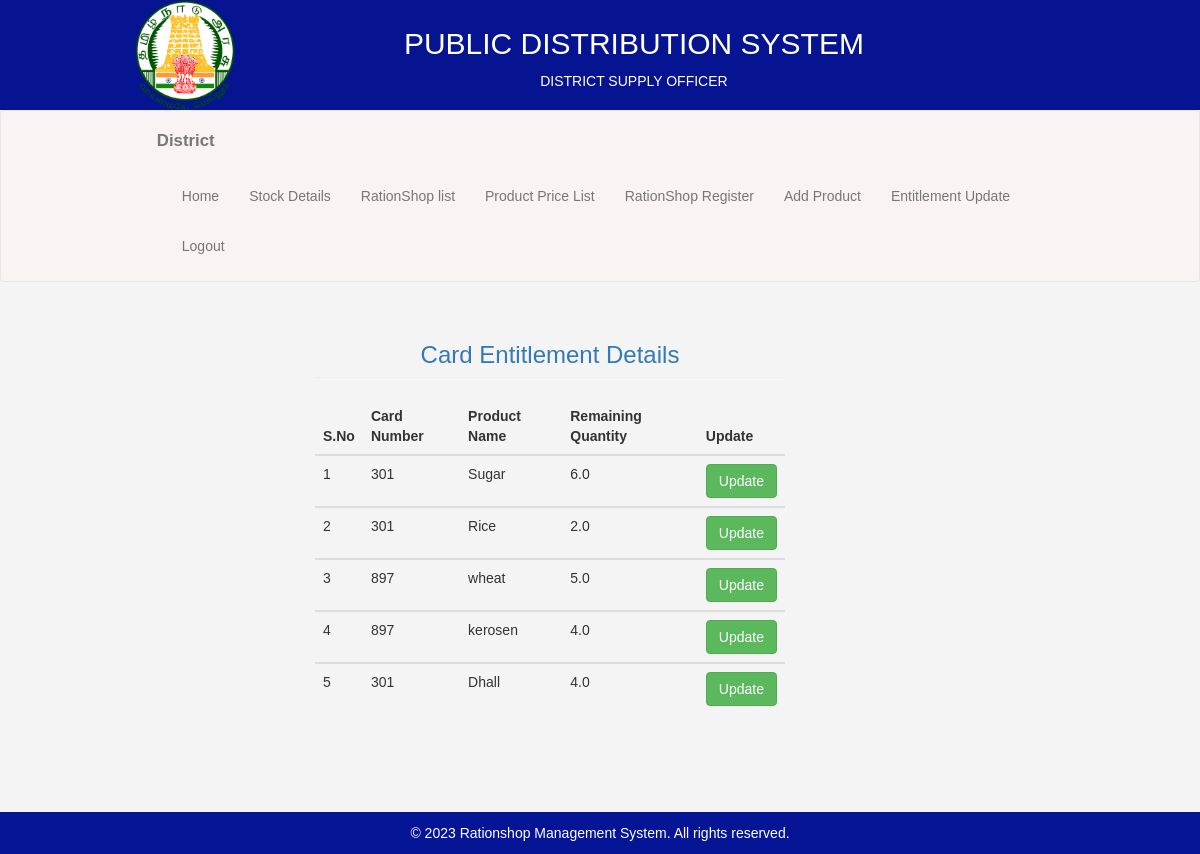
Screenshot of /web/entitle_list/ with the database file from the repository.
### web/models.py (models this page shows)
class CardEntitlement(models.Model):
    card_number = models.ForeignKey(CardDetails,on_delete=models.CASCADE)
    product_name = models.CharField(max_length=30,  unique=True)
    required_quantity = models.FloatField()
    balance_quantity = models.FloatField()

### web/views.py (the view)
def entitle_list(request):
    mydata=CardEntitlement.objects.all()
    if(mydata!=''):
        return render(request,'web/entitle_list.html',{'datas':mydata})
    else:
        return render(request,'web/entitle_list.html',{'datas':mydata})

### web/templates/web/entitle_list.html
{% extends 'web/base2.html' %}
{% block body %}
            <div class="col-md-offset-3 col-md-5">
                <h3 class="page-header text-primary text-center">Card Entitlement Details</h3>
                <table class="table table-border">
                    <thead>
                        <tr>
                            <th>S.No</th>
                            <th>Card Number</th>
                            <th>Product Name</th>
                            <th>Remaining Quantity</th>
                            <th>Update</th>
                        </tr>
                    </thead>
                    {% for data in datas %}
                    <tbody>
                        <tr>
                            <td>{{forloop.counter}}</td>
                            <td>{{data.card_number_id}}</td>
                            <td>{{data.product_name}}</td>
                            <td>{{data.balance_quantity}}</td>
                            <td><a class="btn btn-success" href="{% url 'entitlement_update' data.id %}">Update</a> </td>
                        </tr>
                    </tbody>
                    {% endfor %}
                </table>
            </div>
        </div>
 {% endblock %}

### web/static/web/css/style.css (style rules this page uses)
* { margin: 0; padding: 0; box-sizing: border-box; }
body { font-family: Arial, sans-serif; line-height: 1.6; background-color: #f4f4f4; color: #333; }

### rows the page displays
CardEntitlement: card_number_id "301", product_name "Sugar", balance_quantity "6.0"
CardEntitlement: card_number_id "301", product_name "Rice", balance_quantity "2.0"
CardEntitlement: card_number_id "897", product_name "wheat", balance_quantity "5.0"
CardEntitlement: card_number_id "897", product_name "kerosen", balance_quantity "4.0"
CardEntitlement: card_number_id "301", product_name "Dhall", balance_quantity "4.0"
